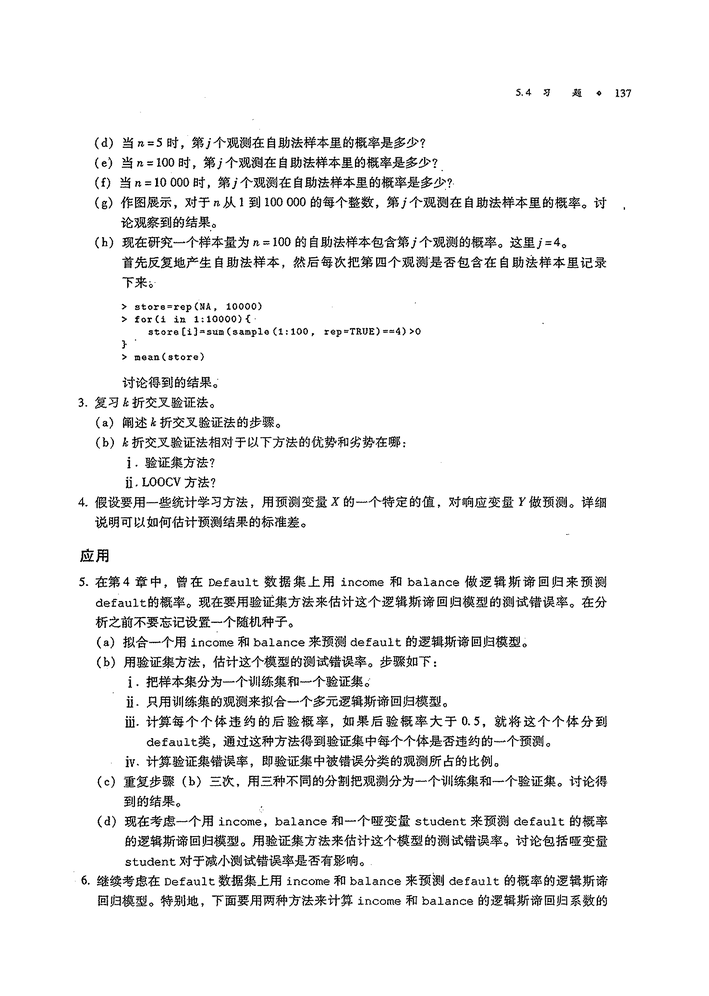
#> input picture _pdfpages/p170_0_Im170.png, 709 x 996 px, shrunk from 2185 x 3071 before the run
$ python _crop.py
#> lines starting #> are read from the running program, lines starting #| are printed output that depends on the picture
from PIL import Image
# p171 lower half (Q8 start), p172 upper (Q8 cont + Q9), p170 (Q3-Q7), p171 upper (Q7-8)
jobs = [
    ('_pdfpages/p170_0_Im170.png', 0.0, 0.6, '_q34567'),
    ('_pdfpages/p171_0_Im171.png', 0.5, 1.0, '_q78'),
    ('_pdfpages/p172_0_Im172.png', 0.0, 0.8, '_q89'),
]
for src, top, bot, name in jobs:
    im = Image.open(src).convert('RGB')
#> im is the input picture: PIL image 709x996 RGB; min 0, max 255, mean 240.6
    w, h = im.size
#> w = 709; h = 996
    im.crop((0, int(h*top), w, int(h*bot))).save('_pdfpages/'+name+'.png')
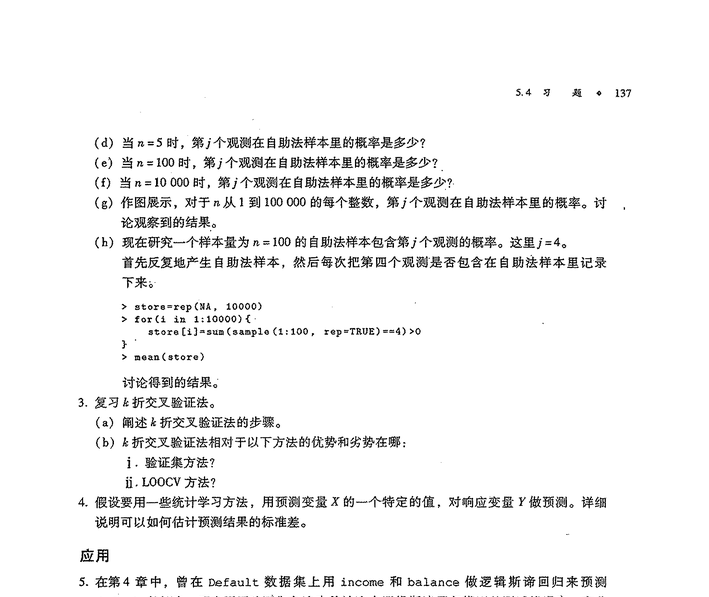
#> saved as _q34567.png: PIL image 709x597 RGB; min 0, max 255, mean 243.9
    print('saved', name)
#> pass 2 of the loop `for src, top, bot, name in jobs:`:
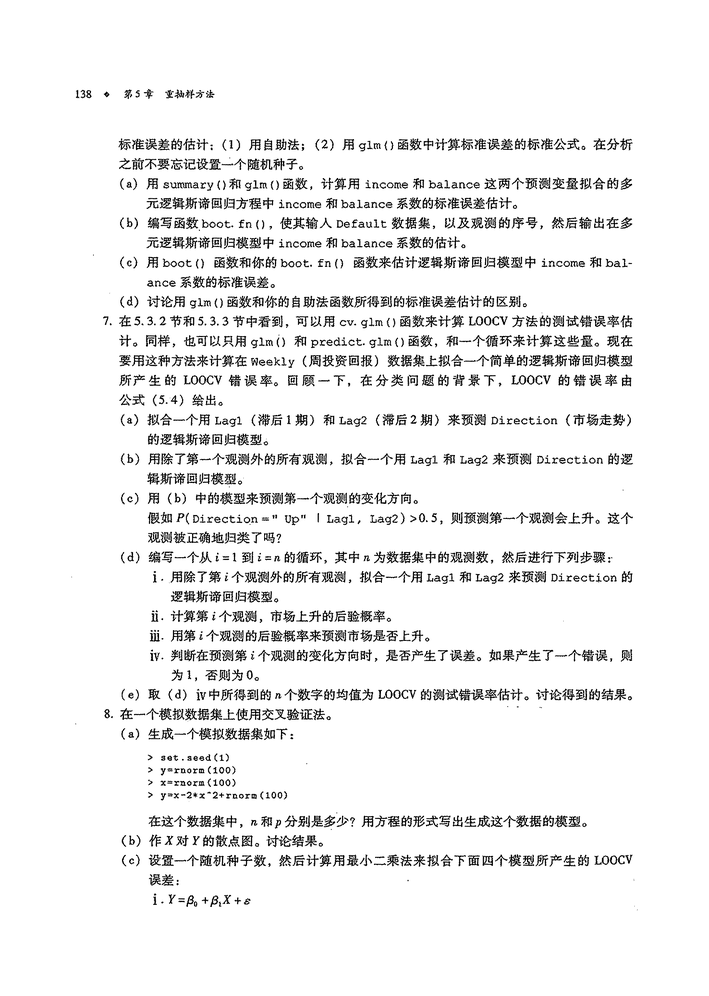
#> input picture _pdfpages/p171_0_Im171.png, 709 x 996 px, shrunk from 2185 x 3071 before the run
#> im is the input picture: PIL image 709x996 RGB; min 0, max 255, mean 239.6
#> `im.crop((0, int(h*top), w, int(h*bot))).save('_pdfpages/'+name+'.png')`:
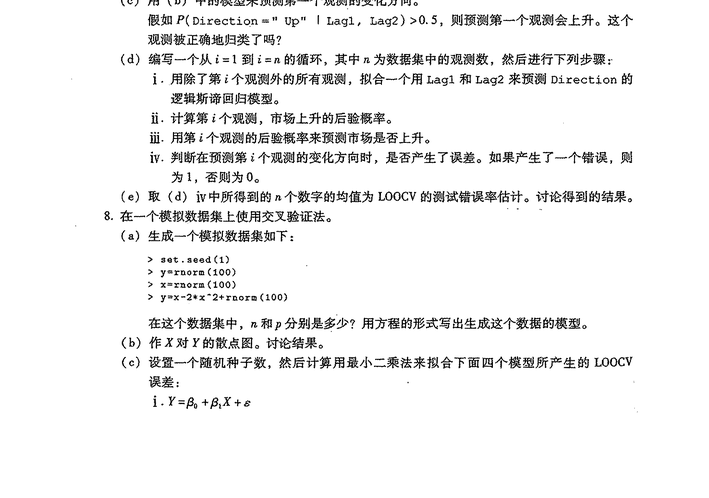
#> saved as _q78.png: PIL image 709x498 RGB; min 0, max 255, mean 241.6
#> pass 3 of the loop `for src, top, bot, name in jobs:`:
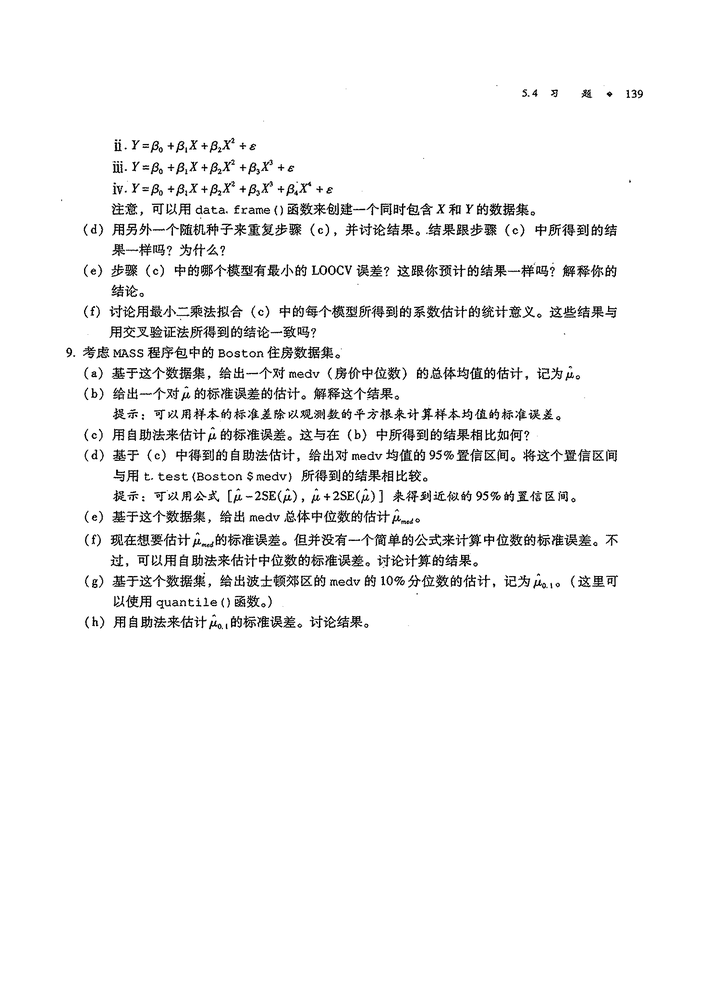
#> input picture _pdfpages/p172_0_Im172.png, 709 x 996 px, shrunk from 2185 x 3071 before the run
#> im is the input picture: PIL image 709x996 RGB; min 0, max 255, mean 244.3
#> `im.crop((0, int(h*top), w, int(h*bot))).save('_pdfpages/'+name+'.png')`:
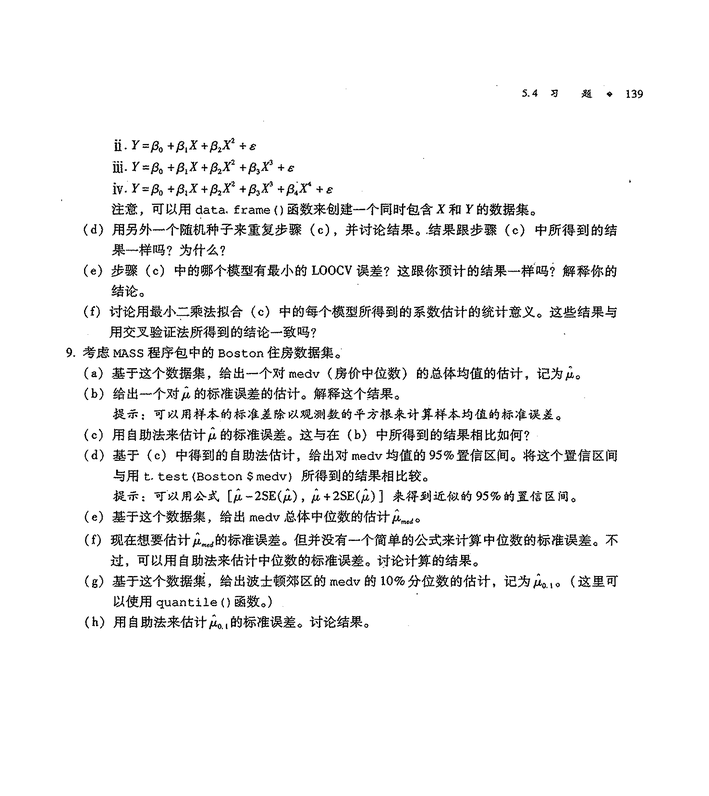
#> saved as _q89.png: PIL image 709x796 RGB; min 0, max 255, mean 241.6
